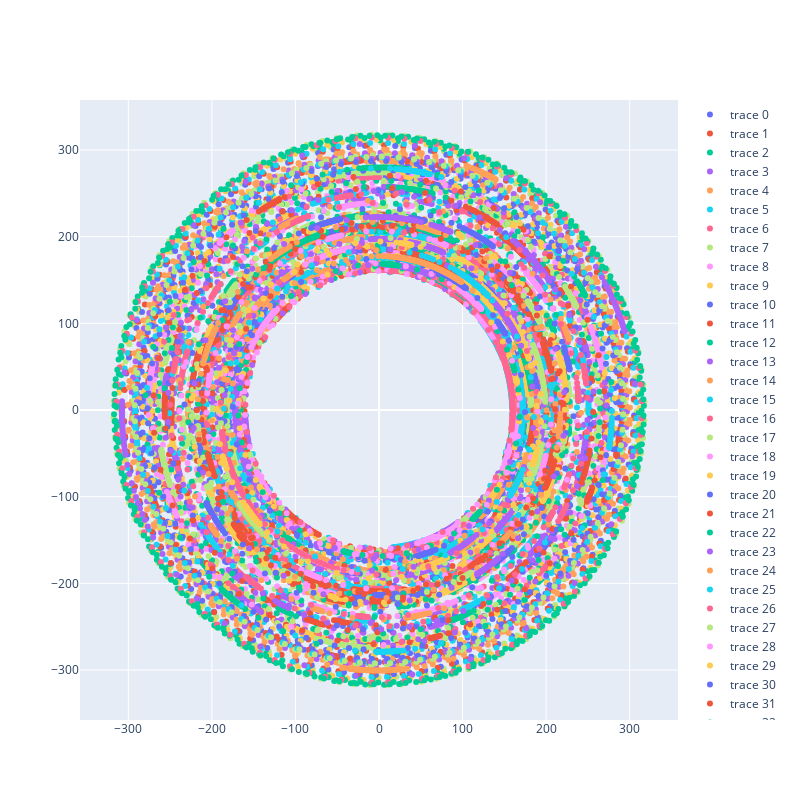

The notebook cell saved with this chart:
### Code cell
# visualize a single data
dataloader = iter(dataloader)
sim = next(dataloader)
sim.visual()
